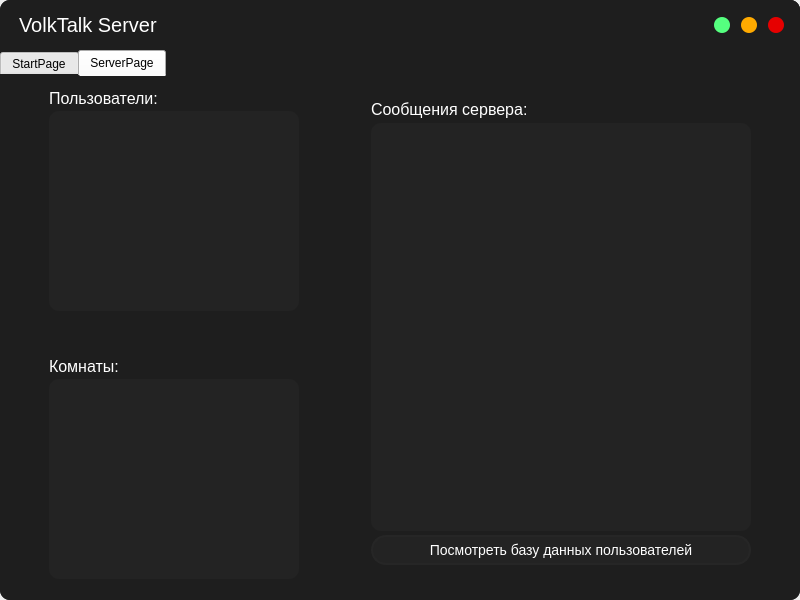
<?xml version="1.0" encoding="UTF-8"?>
<ui version="4.0">
 <class>ServerWindow</class>
 <widget class="QMainWindow" name="ServerWindow">
  <property name="geometry">
   <rect>
    <x>0</x>
    <y>0</y>
    <width>800</width>
    <height>600</height>
   </rect>
  </property>
  <property name="minimumSize">
   <size>
    <width>800</width>
    <height>600</height>
   </size>
  </property>
  <property name="maximumSize">
   <size>
    <width>800</width>
    <height>600</height>
   </size>
  </property>
  <property name="windowTitle">
   <string>ServerWindow</string>
  </property>
  <property name="styleSheet">
   <string notr="true">QScrollBar::vertical
{
	border: none;
	background: rgb(40, 40 , 40);
	width: 8px;
	margin: 10px 0 10px 0;
}

QScrollBar::handle:vertical 
{
	background: rgb(55, 55 , 55);
	border-radius: 4px;
	min-height: 10px;
}

QScrollBar::handle:vertical:hover
{
	background: rgb(77, 230, 230);
}

QScrollBar::handle:vertical:pressed
{
	background:rgb(67, 200, 200);
}

QScrollBar::add-line:vertical 
{
	border: none;
	border-bottom-left-radius: 4px;
	border-bottom-right-radius: 4px;
	background: rgb(40, 40 , 40);
	height: 10px;
	subcontrol-position: bottom;
	subcontrol-origin: margin;
  }

  QScrollBar::sub-line:vertical {
	border: none;
	border-top-left-radius: 4px;
	border-top-right-radius: 4px;
	background: rgb(40, 40 , 40);
	height: 10px;
	subcontrol-position: top;
	subcontrol-origin: margin;
  }

QScrollBar::sub-line:vertical:hover
{
	background: rgb(77, 230, 230);
}

QScrollBar::sub-line:vertical:pressed
{
	background: rgb(67, 200, 200);
}

QScrollBar::add-line:vertical:hover
{
	background: rgb(77, 230, 230);
}

QScrollBar::add-line:vertical:pressed
{
	background: rgb(67, 200, 200);
}

QScrollBar::add-page:vertical, QScrollBar::sub-page:vertical
{
	background: none;
}</string>
  </property>
  <widget class="QWidget" name="centralwidget">
   <layout class="QVBoxLayout" name="verticalLayout">
    <property name="spacing">
     <number>0</number>
    </property>
    <property name="leftMargin">
     <number>0</number>
    </property>
    <property name="topMargin">
     <number>0</number>
    </property>
    <property name="rightMargin">
     <number>0</number>
    </property>
    <property name="bottomMargin">
     <number>0</number>
    </property>
    <item>
     <widget class="QFrame" name="Main_frame">
      <property name="styleSheet">
       <string notr="true">QFrame
{
	background-color: rgb(30, 30, 30);
	border-radius: 10px;
}</string>
      </property>
      <property name="frameShape">
       <enum>QFrame::StyledPanel</enum>
      </property>
      <property name="frameShadow">
       <enum>QFrame::Raised</enum>
      </property>
      <layout class="QVBoxLayout" name="verticalLayout_2">
       <property name="spacing">
        <number>0</number>
       </property>
       <property name="leftMargin">
        <number>0</number>
       </property>
       <property name="topMargin">
        <number>0</number>
       </property>
       <property name="rightMargin">
        <number>0</number>
       </property>
       <property name="bottomMargin">
        <number>0</number>
       </property>
       <item>
        <widget class="QFrame" name="Title_bar">
         <property name="minimumSize">
          <size>
           <width>0</width>
           <height>50</height>
          </size>
         </property>
         <property name="maximumSize">
          <size>
           <width>16777215</width>
           <height>50</height>
          </size>
         </property>
         <property name="frameShape">
          <enum>QFrame::StyledPanel</enum>
         </property>
         <property name="frameShadow">
          <enum>QFrame::Raised</enum>
         </property>
         <layout class="QHBoxLayout" name="horizontalLayout">
          <property name="spacing">
           <number>0</number>
          </property>
          <property name="leftMargin">
           <number>10</number>
          </property>
          <property name="topMargin">
           <number>0</number>
          </property>
          <property name="rightMargin">
           <number>0</number>
          </property>
          <property name="bottomMargin">
           <number>0</number>
          </property>
          <item>
           <widget class="QFrame" name="Title_frame">
            <property name="frameShape">
             <enum>QFrame::StyledPanel</enum>
            </property>
            <property name="frameShadow">
             <enum>QFrame::Raised</enum>
            </property>
            <layout class="QVBoxLayout" name="verticalLayout_3">
             <item>
              <widget class="QLabel" name="Title_label">
               <property name="styleSheet">
                <string notr="true">color: rgb(255, 255, 255);
font-family: 'Roboto Regular';
font-size: 20px;</string>
               </property>
               <property name="text">
                <string>VolkTalk Server</string>
               </property>
              </widget>
             </item>
            </layout>
           </widget>
          </item>
          <item>
           <widget class="QFrame" name="Buttons_frame">
            <property name="minimumSize">
             <size>
              <width>100</width>
              <height>0</height>
             </size>
            </property>
            <property name="maximumSize">
             <size>
              <width>100</width>
              <height>16777215</height>
             </size>
            </property>
            <property name="frameShape">
             <enum>QFrame::StyledPanel</enum>
            </property>
            <property name="frameShadow">
             <enum>QFrame::Raised</enum>
            </property>
            <layout class="QHBoxLayout" name="horizontalLayout_2">
             <item>
              <widget class="QPushButton" name="hideButton">
               <property name="minimumSize">
                <size>
                 <width>16</width>
                 <height>16</height>
                </size>
               </property>
               <property name="maximumSize">
                <size>
                 <width>16</width>
                 <height>16</height>
                </size>
               </property>
               <property name="cursor">
                <cursorShape>PointingHandCursor</cursorShape>
               </property>
               <property name="styleSheet">
                <string notr="true">QPushButton
{
	border: none;
	border-radius: 8px;
	background-color: rgb(85, 255, 127);
}

QPushButton:hover
{
	border: none;
	border-radius: 8px;
	background-color: rgb(64, 191, 93);
}

QPushButton:pressed
{
	border: none;
	border-radius: 8px;
	background-color: rgb(55, 166, 81);
}
</string>
               </property>
               <property name="text">
                <string/>
               </property>
              </widget>
             </item>
             <item>
              <widget class="QPushButton" name="maximizeButton">
               <property name="minimumSize">
                <size>
                 <width>16</width>
                 <height>16</height>
                </size>
               </property>
               <property name="maximumSize">
                <size>
                 <width>16</width>
                 <height>16</height>
                </size>
               </property>
               <property name="cursor">
                <cursorShape>PointingHandCursor</cursorShape>
               </property>
               <property name="styleSheet">
                <string notr="true">QPushButton
{
	border: none;
	border-radius: 8px;
	background-color: rgb(255, 170, 0);
}

QPushButton:hover
{
	border: none;
	border-radius: 8px;
	background-color: rgb(197, 131, 0);
}

QPushButton:pressed
{
	border: none;
	border-radius: 8px;
	background-color: rgb(158, 105, 0)
}
</string>
               </property>
               <property name="text">
                <string/>
               </property>
              </widget>
             </item>
             <item>
              <widget class="QPushButton" name="closeButton">
               <property name="minimumSize">
                <size>
                 <width>16</width>
                 <height>16</height>
                </size>
               </property>
               <property name="maximumSize">
                <size>
                 <width>16</width>
                 <height>16</height>
                </size>
               </property>
               <property name="cursor">
                <cursorShape>PointingHandCursor</cursorShape>
               </property>
               <property name="styleSheet">
                <string notr="true">QPushButton
{
	border: none;
	border-radius: 8px;
	background-color: rgb(230, 0, 0);
}

QPushButton:hover
{
	border: none;
	border-radius: 8px;
	background-color: rgb(200, 0, 0);
}

QPushButton:pressed
{
	border: none;
	border-radius: 8px;
	background-color: rgb(160, 0, 0);
}
</string>
               </property>
               <property name="text">
                <string/>
               </property>
              </widget>
             </item>
            </layout>
           </widget>
          </item>
         </layout>
        </widget>
       </item>
       <item>
        <widget class="QFrame" name="Content_bar">
         <property name="frameShape">
          <enum>QFrame::StyledPanel</enum>
         </property>
         <property name="frameShadow">
          <enum>QFrame::Raised</enum>
         </property>
         <layout class="QVBoxLayout" name="verticalLayout_4">
          <property name="leftMargin">
           <number>0</number>
          </property>
          <property name="topMargin">
           <number>0</number>
          </property>
          <property name="rightMargin">
           <number>0</number>
          </property>
          <property name="bottomMargin">
           <number>10</number>
          </property>
          <item>
           <widget class="QTabWidget" name="MainTabWidget">
            <property name="styleSheet">
             <string notr="true">QTabWidget::pane
{
	border: none;
}

QTabWidget
{
	border: none;
	background-color: none;
}</string>
            </property>
            <property name="currentIndex">
             <number>1</number>
            </property>
            <widget class="QWidget" name="StartPage">
             <attribute name="title">
              <string>StartPage</string>
             </attribute>
             <layout class="QGridLayout" name="gridLayout">
              <item row="1" column="1" colspan="2">
               <widget class="QPushButton" name="StartButton">
                <property name="minimumSize">
                 <size>
                  <width>300</width>
                  <height>300</height>
                 </size>
                </property>
                <property name="maximumSize">
                 <size>
                  <width>300</width>
                  <height>300</height>
                 </size>
                </property>
                <property name="cursor">
                 <cursorShape>PointingHandCursor</cursorShape>
                </property>
                <property name="styleSheet">
                 <string notr="true">QPushButton
{
	color: rgb(255, 255, 255);
	font-family: 'Roboto Regular';
	font-size: 40px;
	border: none;
	border-radius: 150px;
	background-color: rgb(230, 0, 0);
}

QPushButton:hover
{
	border: none;
	border-radius: 150px;
	background-color: rgb(200, 0, 0);
}

QPushButton:pressed
{
	border: none;
	border-radius: 150px;
	background-color: rgb(160, 0, 0);
}

</string>
                </property>
                <property name="text">
                 <string>Power On</string>
                </property>
               </widget>
              </item>
              <item row="2" column="1" colspan="2">
               <spacer name="verticalSpacer_2">
                <property name="orientation">
                 <enum>Qt::Vertical</enum>
                </property>
                <property name="sizeType">
                 <enum>QSizePolicy::Fixed</enum>
                </property>
                <property name="sizeHint" stdset="0">
                 <size>
                  <width>297</width>
                  <height>113</height>
                 </size>
                </property>
               </spacer>
              </item>
              <item row="0" column="1" colspan="2">
               <spacer name="verticalSpacer">
                <property name="orientation">
                 <enum>Qt::Vertical</enum>
                </property>
                <property name="sizeHint" stdset="0">
                 <size>
                  <width>297</width>
                  <height>63</height>
                 </size>
                </property>
               </spacer>
              </item>
              <item row="0" column="0" rowspan="3">
               <spacer name="horizontalSpacer">
                <property name="orientation">
                 <enum>Qt::Horizontal</enum>
                </property>
                <property name="sizeHint" stdset="0">
                 <size>
                  <width>232</width>
                  <height>394</height>
                 </size>
                </property>
               </spacer>
              </item>
              <item row="0" column="3" rowspan="3">
               <spacer name="horizontalSpacer_2">
                <property name="orientation">
                 <enum>Qt::Horizontal</enum>
                </property>
                <property name="sizeHint" stdset="0">
                 <size>
                  <width>232</width>
                  <height>491</height>
                 </size>
                </property>
               </spacer>
              </item>
             </layout>
            </widget>
            <widget class="QWidget" name="ServerPage">
             <attribute name="title">
              <string>ServerPage</string>
             </attribute>
             <layout class="QHBoxLayout" name="horizontalLayout_3">
              <property name="leftMargin">
               <number>0</number>
              </property>
              <property name="topMargin">
               <number>0</number>
              </property>
              <property name="rightMargin">
               <number>0</number>
              </property>
              <property name="bottomMargin">
               <number>0</number>
              </property>
              <item>
               <widget class="QFrame" name="online_frame">
                <property name="maximumSize">
                 <size>
                  <width>398</width>
                  <height>512</height>
                 </size>
                </property>
                <property name="frameShape">
                 <enum>QFrame::StyledPanel</enum>
                </property>
                <property name="frameShadow">
                 <enum>QFrame::Raised</enum>
                </property>
                <layout class="QGridLayout" name="gridLayout_2">
                 <item row="0" column="0" rowspan="3">
                  <spacer name="horizontalSpacer_3">
                   <property name="orientation">
                    <enum>Qt::Horizontal</enum>
                   </property>
                   <property name="sizeType">
                    <enum>QSizePolicy::Fixed</enum>
                   </property>
                   <property name="sizeHint" stdset="0">
                    <size>
                     <width>40</width>
                     <height>348</height>
                    </size>
                   </property>
                  </spacer>
                 </item>
                 <item row="0" column="1">
                  <widget class="QFrame" name="Users_frame">
                   <property name="maximumSize">
                    <size>
                     <width>251</width>
                     <height>226</height>
                    </size>
                   </property>
                   <property name="frameShape">
                    <enum>QFrame::StyledPanel</enum>
                   </property>
                   <property name="frameShadow">
                    <enum>QFrame::Raised</enum>
                   </property>
                   <layout class="QVBoxLayout" name="verticalLayout_7">
                    <property name="spacing">
                     <number>0</number>
                    </property>
                    <property name="leftMargin">
                     <number>0</number>
                    </property>
                    <property name="topMargin">
                     <number>0</number>
                    </property>
                    <property name="rightMargin">
                     <number>0</number>
                    </property>
                    <property name="bottomMargin">
                     <number>0</number>
                    </property>
                    <item>
                     <widget class="QLabel" name="Users_label">
                      <property name="minimumSize">
                       <size>
                        <width>0</width>
                        <height>25</height>
                       </size>
                      </property>
                      <property name="maximumSize">
                       <size>
                        <width>16777215</width>
                        <height>25</height>
                       </size>
                      </property>
                      <property name="styleSheet">
                       <string notr="true">color: rgb(255, 255, 255);
font-family: 'Roboto Regular';
font-size: 16px;
background-color: none;</string>
                      </property>
                      <property name="text">
                       <string>Пользователи:</string>
                      </property>
                     </widget>
                    </item>
                    <item>
                     <widget class="QListWidget" name="UsersWidget">
                      <property name="minimumSize">
                       <size>
                        <width>250</width>
                        <height>200</height>
                       </size>
                      </property>
                      <property name="maximumSize">
                       <size>
                        <width>250</width>
                        <height>200</height>
                       </size>
                      </property>
                      <property name="styleSheet">
                       <string notr="true">QListWidget
{
	background-color: rgb(35, 35 , 35);
}

QListWidget::item
{
	border: 1px solid rgb(45, 45 , 45);
	border-radius: 5px;
	padding-left: 5px;
	padding-right: 5px;
	background-color: rgb(40, 40 , 40);
}

QListWidget::item:hover
{
	border: 1px solid rgb(77, 230, 230);
}

QListWidget::item:selected
{
	color:rgb(77, 230, 230);
	/*color:rgb(0, 180, 255);*/
	border: 1px solid rgb(77, 230, 230);
	background-color: rgb(45, 45 , 45);
}</string>
                      </property>
                     </widget>
                    </item>
                   </layout>
                  </widget>
                 </item>
                 <item row="0" column="2" rowspan="3">
                  <spacer name="horizontalSpacer_4">
                   <property name="orientation">
                    <enum>Qt::Horizontal</enum>
                   </property>
                   <property name="sizeHint" stdset="0">
                    <size>
                     <width>47</width>
                     <height>428</height>
                    </size>
                   </property>
                  </spacer>
                 </item>
                 <item row="2" column="1">
                  <widget class="QFrame" name="Rooms_frame">
                   <property name="maximumSize">
                    <size>
                     <width>251</width>
                     <height>226</height>
                    </size>
                   </property>
                   <property name="frameShape">
                    <enum>QFrame::StyledPanel</enum>
                   </property>
                   <property name="frameShadow">
                    <enum>QFrame::Raised</enum>
                   </property>
                   <layout class="QVBoxLayout" name="verticalLayout_8">
                    <property name="spacing">
                     <number>0</number>
                    </property>
                    <property name="leftMargin">
                     <number>0</number>
                    </property>
                    <property name="topMargin">
                     <number>0</number>
                    </property>
                    <property name="rightMargin">
                     <number>0</number>
                    </property>
                    <item>
                     <widget class="QLabel" name="Rooms_label">
                      <property name="minimumSize">
                       <size>
                        <width>0</width>
                        <height>25</height>
                       </size>
                      </property>
                      <property name="maximumSize">
                       <size>
                        <width>16777215</width>
                        <height>25</height>
                       </size>
                      </property>
                      <property name="styleSheet">
                       <string notr="true">color: rgb(255, 255, 255);
font-family: 'Roboto Regular';
font-size: 16px;
background-color: none;</string>
                      </property>
                      <property name="text">
                       <string>Комнаты:</string>
                      </property>
                     </widget>
                    </item>
                    <item>
                     <widget class="QListWidget" name="RoomsWidget">
                      <property name="minimumSize">
                       <size>
                        <width>250</width>
                        <height>200</height>
                       </size>
                      </property>
                      <property name="maximumSize">
                       <size>
                        <width>250</width>
                        <height>200</height>
                       </size>
                      </property>
                      <property name="styleSheet">
                       <string notr="true">QListWidget
{
	background-color: rgb(35, 35 , 35);
}

QListWidget::item
{
	border: 1px solid rgb(45, 45 , 45);
	border-radius: 5px;
	padding-left: 5px;
	padding-right: 5px;
	background-color: rgb(40, 40 , 40);
}

QListWidget::item:hover
{
	border: 1px solid rgb(0, 180, 255);
}

QListWidget::item:selected
{
	border: 1px solid rgb(0, 180, 255);
	background-color: rgb(45, 45 , 45);
}</string>
                      </property>
                     </widget>
                    </item>
                   </layout>
                  </widget>
                 </item>
                 <item row="1" column="1">
                  <spacer name="verticalSpacer_3">
                   <property name="orientation">
                    <enum>Qt::Vertical</enum>
                   </property>
                   <property name="sizeType">
                    <enum>QSizePolicy::Fixed</enum>
                   </property>
                   <property name="sizeHint" stdset="0">
                    <size>
                     <width>20</width>
                     <height>20</height>
                    </size>
                   </property>
                  </spacer>
                 </item>
                </layout>
               </widget>
              </item>
              <item>
               <widget class="QFrame" name="other_frame">
                <property name="frameShape">
                 <enum>QFrame::StyledPanel</enum>
                </property>
                <property name="frameShadow">
                 <enum>QFrame::Raised</enum>
                </property>
                <layout class="QVBoxLayout" name="verticalLayout_5">
                 <item>
                  <widget class="QFrame" name="frame">
                   <property name="maximumSize">
                    <size>
                     <width>16777215</width>
                     <height>16777215</height>
                    </size>
                   </property>
                   <property name="frameShape">
                    <enum>QFrame::StyledPanel</enum>
                   </property>
                   <property name="frameShadow">
                    <enum>QFrame::Raised</enum>
                   </property>
                   <layout class="QGridLayout" name="gridLayout_3">
                    <property name="leftMargin">
                     <number>0</number>
                    </property>
                    <property name="rightMargin">
                     <number>0</number>
                    </property>
                    <property name="bottomMargin">
                     <number>16</number>
                    </property>
                    <property name="spacing">
                     <number>4</number>
                    </property>
                    <item row="1" column="0">
                     <widget class="QTextBrowser" name="MessageBrowser">
                      <property name="minimumSize">
                       <size>
                        <width>380</width>
                        <height>405</height>
                       </size>
                      </property>
                      <property name="styleSheet">
                       <string notr="true">background-color: rgb(35, 35 , 35);
color: rgb(255, 255, 255);</string>
                      </property>
                     </widget>
                    </item>
                    <item row="0" column="0">
                     <widget class="QLabel" name="Message_label">
                      <property name="minimumSize">
                       <size>
                        <width>0</width>
                        <height>25</height>
                       </size>
                      </property>
                      <property name="maximumSize">
                       <size>
                        <width>16777215</width>
                        <height>18</height>
                       </size>
                      </property>
                      <property name="styleSheet">
                       <string notr="true">color: rgb(255, 255, 255);
font-family: 'Roboto Regular';
font-size: 16px;
background-color: none;</string>
                      </property>
                      <property name="text">
                       <string>Сообщения сервера:</string>
                      </property>
                     </widget>
                    </item>
                    <item row="2" column="0">
                     <widget class="QPushButton" name="ShowDataBaseButton">
                      <property name="minimumSize">
                       <size>
                        <width>0</width>
                        <height>30</height>
                       </size>
                      </property>
                      <property name="maximumSize">
                       <size>
                        <width>16777215</width>
                        <height>30</height>
                       </size>
                      </property>
                      <property name="cursor">
                       <cursorShape>PointingHandCursor</cursorShape>
                      </property>
                      <property name="styleSheet">
                       <string notr="true">QPushButton
{
	color: rgb(255, 255, 255);
	border: 2px solid rgb(38, 38, 38);
	border-radius: 15px;
	font-family: 'Roboto Regular';
	font-size: 14px;
	background-color: rgb(35, 35 , 35);
}
QPushButton::hover
{
	border: 2px solid rgb(0, 115, 0);
	background-color: rgb(45, 45, 45);
}
QPushButton::pressed
{
	border: 2px solid rgb(0, 85, 0);
	background-color: rgb(35, 35 , 35);
}</string>
                      </property>
                      <property name="text">
                       <string>Посмотреть базу данных пользователей</string>
                      </property>
                     </widget>
                    </item>
                    <item row="0" column="1" rowspan="3">
                     <spacer name="horizontalSpacer_5">
                      <property name="orientation">
                       <enum>Qt::Horizontal</enum>
                      </property>
                      <property name="sizeType">
                       <enum>QSizePolicy::Fixed</enum>
                      </property>
                      <property name="sizeHint" stdset="0">
                       <size>
                        <width>40</width>
                        <height>20</height>
                       </size>
                      </property>
                     </spacer>
                    </item>
                   </layout>
                  </widget>
                 </item>
                </layout>
               </widget>
              </item>
             </layout>
            </widget>
           </widget>
          </item>
         </layout>
        </widget>
       </item>
      </layout>
     </widget>
    </item>
   </layout>
  </widget>
 </widget>
 <resources/>
 <connections/>
</ui>
